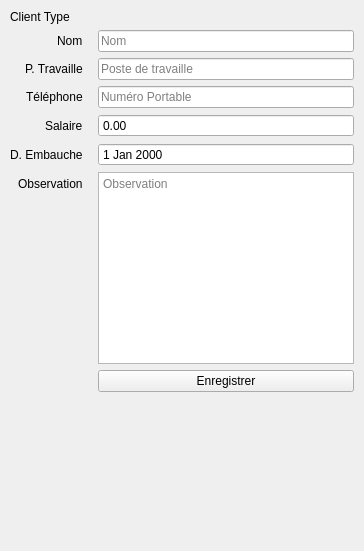
               <widget class="QWidget" name="AddPersonePage">
                <layout class="QVBoxLayout" name="verticalLayout_15">
                 <property name="spacing">
                  <number>0</number>
                 </property>
                 <property name="leftMargin">
                  <number>0</number>
                 </property>
                 <property name="topMargin">
                  <number>0</number>
                 </property>
                 <property name="rightMargin">
                  <number>0</number>
                 </property>
                 <property name="bottomMargin">
                  <number>0</number>
                 </property>
                 <item>
                  <widget class="QWidget" name="addPersoneWidgetContent" native="true">
                   <property name="minimumSize">
                    <size>
                     <width>0</width>
                     <height>69</height>
                    </size>
                   </property>
                   <layout class="QVBoxLayout" name="verticalLayout_14" stretch="0">
                    <property name="spacing">
                     <number>10</number>
                    </property>
                    <property name="leftMargin">
                     <number>10</number>
                    </property>
                    <property name="topMargin">
                     <number>10</number>
                    </property>
                    <property name="rightMargin">
                     <number>10</number>
                    </property>
                    <property name="bottomMargin">
                     <number>10</number>
                    </property>
                    <item>
                     <widget class="QFrame" name="frame_2">
                      <property name="minimumSize">
                       <size>
                        <width>0</width>
                        <height>0</height>
                       </size>
                      </property>
                      <property name="frameShape">
                       <enum>QFrame::NoFrame</enum>
                      </property>
                      <property name="frameShadow">
                       <enum>QFrame::Raised</enum>
                      </property>
                      <layout class="QFormLayout" name="formLayout_5">
                       <property name="labelAlignment">
                        <set>Qt::AlignRight|Qt::AlignTrailing|Qt::AlignVCenter</set>
                       </property>
                       <property name="formAlignment">
                        <set>Qt::AlignCenter</set>
                       </property>
                       <property name="horizontalSpacing">
                        <number>15</number>
                       </property>
                       <property name="leftMargin">
                        <number>0</number>
                       </property>
                       <property name="topMargin">
                        <number>0</number>
                       </property>
                       <property name="rightMargin">
                        <number>0</number>
                       </property>
                       <property name="bottomMargin">
                        <number>0</number>
                       </property>
                       <item row="0" column="0">
                        <widget class="QLabel" name="labelNewPersonType">
                         <property name="text">
                          <string>Client Type</string>
                         </property>
                        </widget>
                       </item>
                       <item row="1" column="0">
                        <widget class="QLabel" name="label_7">
                         <property name="text">
                          <string>Nom</string>
                         </property>
                        </widget>
                       </item>
                       <item row="1" column="1">
                        <widget class="QLineEdit" name="editNewPersonName">
                         <property name="placeholderText">
                          <string>Nom</string>
                         </property>
                        </widget>
                       </item>
                       <item row="2" column="0">
                        <widget class="QLabel" name="labelNewPersonJobText">
                         <property name="text">
                          <string>P. Travaille</string>
                         </property>
                        </widget>
                       </item>
                       <item row="2" column="1">
                        <widget class="QLineEdit" name="editNewPersonJob">
                         <property name="placeholderText">
                          <string>Poste de travaille</string>
                         </property>
                        </widget>
                       </item>
                       <item row="3" column="0">
                        <widget class="QLabel" name="label_10">
                         <property name="text">
                          <string>Téléphone</string>
                         </property>
                        </widget>
                       </item>
                       <item row="3" column="1">
                        <widget class="QLineEdit" name="editNewPersonPhone">
                         <property name="placeholderText">
                          <string>Numéro Portable</string>
                         </property>
                        </widget>
                       </item>
                       <item row="4" column="0">
                        <widget class="QLabel" name="labelNewPersonSalaire">
                         <property name="text">
                          <string>Salaire</string>
                         </property>
                        </widget>
                       </item>
                       <item row="4" column="1">
                        <widget class="QDoubleSpinBox" name="editNewPersonSalaire">
                         <property name="buttonSymbols">
                          <enum>QAbstractSpinBox::NoButtons</enum>
                         </property>
                         <property name="maximum">
                          <double>1000000000000000.000000000000000</double>
                         </property>
                        </widget>
                       </item>
                       <item row="6" column="0">
                        <widget class="QLabel" name="labelNewPersonObs">
                         <property name="text">
                          <string>Observation</string>
                         </property>
                        </widget>
                       </item>
                       <item row="6" column="1">
                        <widget class="QPlainTextEdit" name="editNewPersonObs">
                         <property name="placeholderText">
                          <string>Observation</string>
                         </property>
                        </widget>
                       </item>
                       <item row="7" column="1">
                        <widget class="QPushButton" name="buttonSaveNewPerson">
                         <property name="text">
                          <string>Enregistrer</string>
                         </property>
                         <property name="iconSize">
                          <size>
                           <width>25</width>
                           <height>25</height>
                          </size>
                         </property>
                        </widget>
                       </item>
                       <item row="5" column="1">
                        <widget class="QDateEdit" name="editNewPersonDateEmbauche">
                         <property name="toolTip">
                          <string>Date D'Embauche</string>
                         </property>
                         <property name="buttonSymbols">
                          <enum>QAbstractSpinBox::NoButtons</enum>
                         </property>
                        </widget>
                       </item>
                       <item row="5" column="0">
                        <widget class="QLabel" name="labelNewPersonDateEmbauche">
                         <property name="text">
                          <string>D. Embauche</string>
                         </property>
                        </widget>
                       </item>
                      </layout>
                     </widget>
                    </item>
                   </layout>
                  </widget>
                 </item>
                 <item>
                  <spacer name="verticalSpacer_2">
                   <property name="orientation">
                    <enum>Qt::Vertical</enum>
                   </property>
                   <property name="sizeHint" stdset="0">
                    <size>
                     <width>20</width>
                     <height>149</height>
                    </size>
                   </property>
                  </spacer>
                 </item>
                </layout>
               </widget>
